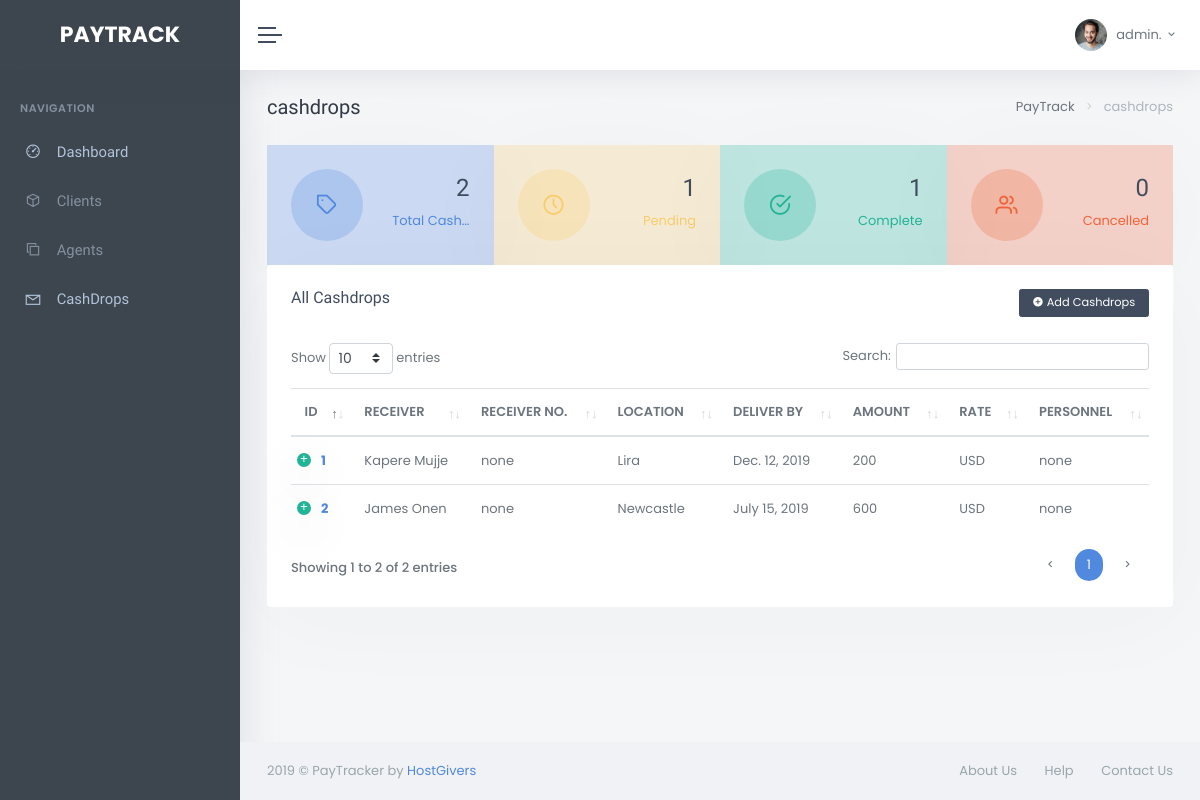
Before: /cashdrops/ (signed in) with the older database file.
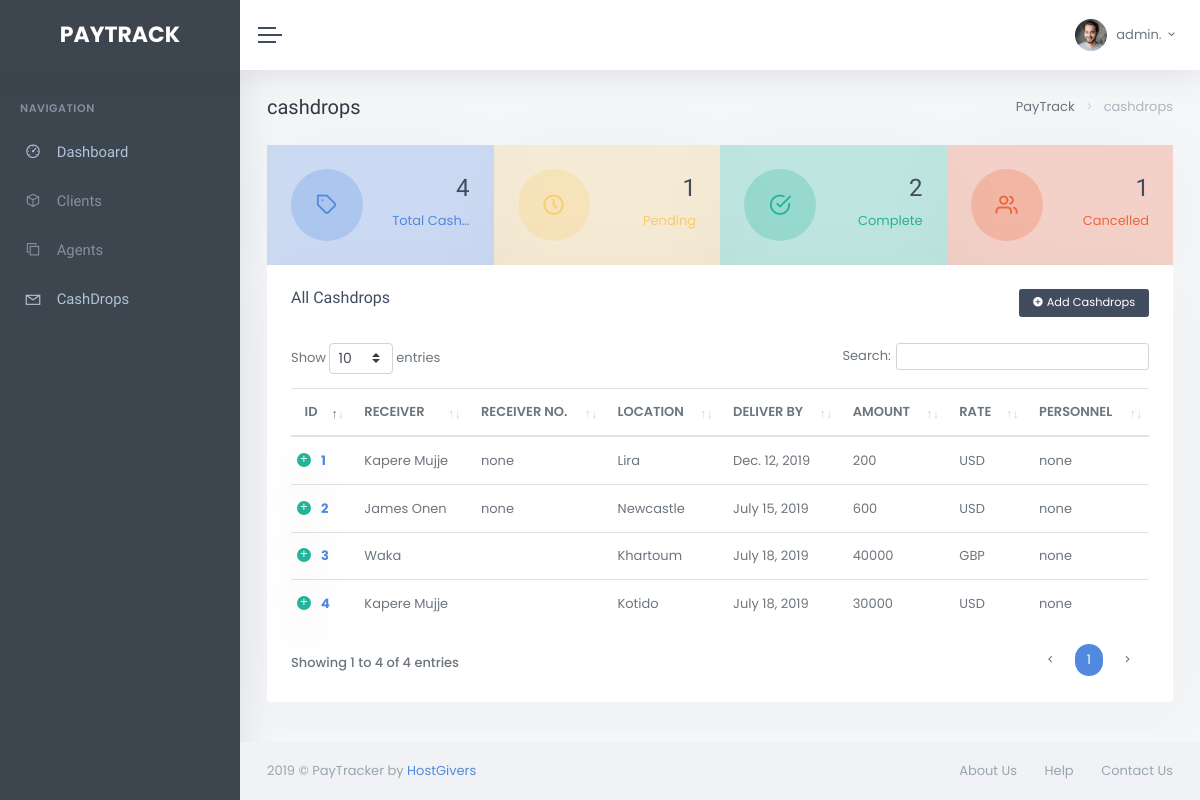
After: the same page with the newer database file.
### cashdrops/models.py (models this page shows, shortened)
class Cashdrop(models.Model):
    slug = models.SlugField(
        default='',
        editable=False,
    )
    delivery_location = models.CharField(max_length=250)
    receiver = models.CharField(max_length=250)
    receiver_phone = models.CharField(max_length=250)
    date_of_delivery = models.DateField(auto_now=False)
    date_sent = models.DateField(auto_now_add=True)
    delivery_amount = models.IntegerField()
    rate = models.CharField(choices=CURRENCY, default='choose rate', max_length=30)
    delivery_personnel = models.ForeignKey(Agent, on_delete=models.SET_NULL, null=True)
    sent_by = models.ForeignKey(Clients, on_delete=models.SET_NULL, null=True)
    status = models.CharField(choices=STATUS, default='Pending', max_length=30)

### agents/models.py (models this page shows, shortened)
class Agent(models.Model):
    slug = models.SlugField(
        default='',
        editable=False,
    )
    agent_name = models.CharField(choices=AGENT, default='Sweet', max_length=30)
    agent_personnel= models.CharField(max_length=250)
    agent_phonenumber = models.CharField(max_length=15)
    agent_email = models.EmailField()
    agent_personnel_location = models.CharField(max_length=50)
    def __str__(self):
        return self.agent_personnel

### cashdrops/views.py (the view)
@login_required(login_url='/accounts/login/')
def cashdrop_list(request, template_name='cashdrops/cashdrop_list.html'):
    cashdrops = Cashdrop.objects.all()
    context = {
                'cashdrops':cashdrops,
                'total_cashdrops': total_cashdrops,
                'pending_cashdrops':pending_cashdrops,
                'complete_cashdrops':complete_cashdrops,
                'cancelled_cashdrops':cancelled_cashdrops }
    return render(request, template_name , context)

### clients/models.py (called while the page is built)
    def __str__(self):
        return self.client_name

### blog_posts/templates/cashdrops/cashdrop_list.html (shortened to what this page needs)
<!DOCTYPE html>
<html lang="en">
    <head>
        {% load staticfiles %}
        <link href="{% static 'assets/libs/datatables/dataTables.bootstrap4.css' %}" rel="stylesheet" type="text/css" />
        <link href="{% static 'assets/libs/datatables/responsive.bootstrap4.css' %}" rel="stylesheet" type="text/css" />
        <link href="{% static 'assets/css/bootstrap.min.css' %}" rel="stylesheet" type="text/css" />
        <link href="{% static 'assets/css/icons.min.css' %}" rel="stylesheet" type="text/css" />
        <link href="{% static 'assets/css/app.min.css' %}" rel="stylesheet" type="text/css" />
    </head>
    <body>
        <div id="wrapper">
            <div class="navbar-custom">
                <ul class="list-unstyled topnav-menu float-right mb-0">
                    <li class="dropdown notification-list">
                        <a class="nav-link dropdown-toggle nav-user mr-0 waves-effect" data-toggle="dropdown" href="#" role="button" aria-haspopup="false" aria-expanded="false">
                            <img src="{% static 'assets/images/users/user-1.jpg' %}" alt="user-image" class="rounded-circle">
                            <span class="pro-user-name ml-1">
                                {{ user.get_username }}. <i class="mdi mdi-chevron-down"></i>
                            </span>
                        </a>
                    </li>
                </ul>
                <div class="logo-box">
                    <a href="index.html" class="logo text-center">
                        <span class="logo-lg">
                             <span class="logo-lg-text-light">PayTrack</span>
                        </span>
                    </a>
                </div>
                <ul class="list-unstyled topnav-menu topnav-menu-left m-0">
                    <li>
                        <button class="button-menu-mobile waves-effect">
                            <span></span>
                            <span></span>
                            <span></span>
                        </button>
                    </li>
                </ul>
            </div>
            <div class="left-side-menu">
                <div class="slimscroll-menu">
                    <div id="sidebar-menu">
                        <ul class="metismenu" id="side-menu">
                            <li class="menu-title">Navigation</li>
                            <li>
                                <a href="{% url 'cashdrops:cashdrop_list' %}">
                                    <i class="la la-dashboard"></i>
                                    <span> Dashboard </span>
                                </a>
                            </li>
                            <li>
                                <a href="{% url 'clients:client_list' %}">
                                    <i class="la la-cube"></i>
                                    <span> Clients </span>
                                </a>
                            </li>
                            <li>
                                <a href="{% url 'agents:agent_list' %}">
                                    <i class="la la-clone"></i>
                                    <span> Agents </span>
                                </a>
                            </li>
                            <li>
                                <a href="{% url 'cashdrops:cashdrop_list' %}">
                                    <i class="la la-envelope"></i>
                                    <span> CashDrops </span>
                                </a>
                            </li>
                        </ul>
                    </div>
                </div>
            </div>
            <div class="content-page">
                <div class="content">
                    <div class="container-fluid">
                        <div class="row">
                            <div class="col-12">
                                <div class="page-title-box">
                                    <div class="page-title-right">
                                        <ol class="breadcrumb m-0">
                                            <li class="breadcrumb-item"><a href="javascript: void(0);">PayTrack</a></li>
                                            <li class="breadcrumb-item active">cashdrops</li>
                                        </ol>
                                    </div>
                                    <h4 class="page-title">cashdrops</h4>
                                </div>
                            </div>
                        </div>
                        <div class="row no-gutters">
                            <div class="col-md-6 col-xl-3">
                                <div class="widget-rounded-circle bg-soft-primary rounded-0 card-box mb-0">
                                    <div class="row">
                                        <div class="col-6">
                                            <div class="avatar-lg rounded-circle bg-soft-primary">
                                                <i class="fe-tag font-22 avatar-title text-primary"></i>
                                            </div>
                                        </div>
                                        <div class="col-6">
                                            <div class="text-right">
                                                <h3 class="text-dark mt-1"><span data-plugin="counterup"> {{ total_cashdrops }} </span></h3>
                                                <p class="text-primary mb-1 text-truncate">Total Cashdrops</p>
                                            </div>
                                        </div>
                                    </div>
                                </div>
                            </div>
                            <div class="col-md-6 col-xl-3">
                                <div class="widget-rounded-circle bg-soft-warning rounded-0 card-box mb-0">
                                    <div class="row">
                                        <div class="col-6">
                                            <div class="avatar-lg rounded-circle bg-soft-warning">
                                                <i class="fe-clock font-22 avatar-title text-warning"></i>
                                            </div>
                                        </div>
                                        <div class="col-6">
                                            <div class="text-right">
                                                <h3 class="text-dark mt-1"><span data-plugin="counterup">{{ pending_cashdrops }}</span></h3>
                                                <p class="text-warning mb-1 text-truncate">Pending</p>
                                            </div>
                                        </div>
                                    </div>
                                </div>
                            </div>
                            <div class="col-md-6 col-xl-3">
                                <div class="widget-rounded-circle bg-soft-success rounded-0 card-box mb-0">
                                    <div class="row">
                                        <div class="col-6">
                                            <div class="avatar-lg rounded-circle bg-soft-success">
                                                <i class="fe-check-circle font-22 avatar-title text-success"></i>
                                            </div>
                                        </div>
                                        <div class="col-6">
                                            <div class="text-right">
                                                <h3 class="text-dark mt-1"><span data-plugin="counterup">{{ complete_cashdrops }}</span></h3>
                                                <p class="text-success mb-1 text-truncate">Complete</p>
                                            </div>
                                        </div>
                                    </div>
                                </div>
                            </div>
                            <div class="col-md-6 col-xl-3">
                                <div class="widget-rounded-circle bg-soft-danger rounded-0 card-box mb-0">
                                    <div class="row">
                                        <div class="col-6">
                                            <div class="avatar-lg rounded-circle bg-soft-danger">
                                                <i class="fe-users font-22 avatar-title text-danger"></i>
                                            </div>
                                        </div>
                                        <div class="col-6">
                                            <div class="text-right">
                                                <h3 class="text-dark mt-1"><span data-plugin="counterup">{{ cancelled_cashdrops }}</span></h3>
                                                <p class="text-danger mb-1 text-truncate">Cancelled</p>
                                            </div>
                                        </div>
                                    </div>
                                </div>
                            </div>
                        </div>
                        <div class="row">
                            <div class="col-12">
                                <div class="card-box">
                                   <a href="{% url "cashdrops:cashdrop_new" %}"> <button type="button"  class="btn btn-sm btn-dark waves-effect waves-light float-right">
                                        <i class="mdi mdi-plus-circle"></i> Add Cashdrops
                                    </button></a>
                                    <h4 class="header-title mb-4">All Cashdrops</h4>
                                    <table class="table table-hover m-0 table-centered dt-responsive nowrap w-100" id="tickets-table">
                                        <thead>
                                        <tr>
                                            <th>ID</th>
                                            <th>Receiver</th>
                                            <th>Receiver No.</th>
                                            <th>Location</th>
                                            <th>Deliver By</th>
                                            <th>Amount</th>
                                            <th>Rate</th>
                                            <th>Personnel</th>
                                        </tr>
                                        </thead>
                                        <tbody>
                                        {% for cashdrop in cashdrops %}
                                        <tr>
                                            <td><b><a href="{% url "cashdrops:cashdrop_edit" cashdrop.id %}">{{ cashdrop.id }}</a></b></td>
                                            <td>
                                                {{ cashdrop.receiver }}
                                            </td>
                                            <td>
                                                {{ cashdrop.receiver_phone }}
                                            </td>
                                            <td>
                                                {{ cashdrop.delivery_location }}
                                            </td>
                                            <td>
                                                {{ cashdrop.date_of_delivery }}
                                            </td>
                                            <td>
                                                {{ cashdrop.delivery_amount }}
                                            </td>
                                            <td>
                                                {{ cashdrop.rate }}
                                            </td>
                                            <td>
                                                {{ cashdrop.delivery_personnel }}
                                            </td>
                                        </tr>
                                        {% endfor %}
                                        </tbody>
                                    </table>
                                </div>
                            </div>
                        </div>
                    </div>
                </div>
                <footer class="footer">
                    <div class="container-fluid">
                        <div class="row">
                            <div class="col-md-6">
                                2019 &copy; PayTracker by <a href="">HostGivers</a>
                            </div>
                            <div class="col-md-6">
                                <div class="text-md-right footer-links d-none d-sm-block">
                                    <a href="javascript:void(0);">About Us</a>
                                    <a href="javascript:void(0);">Help</a>
                                    <a href="javascript:void(0);">Contact Us</a>
                                </div>
                            </div>
                        </div>
                    </div>
                </footer>
            </div>
        </div>
    </body>
</html>

Changed rows visible on the page:
added Cashdrop: id "3", receiver "Waka", delivery_location "Khartoum", date_of_delivery "July 18, 2019", delivery_amount "40000", rate "GBP", delivery_personnel "none"
added Cashdrop: id "4", receiver "Kapere Mujje", delivery_location "Kotido", date_of_delivery "July 18, 2019", delivery_amount "30000", rate "USD", delivery_personnel "none"
Other visible differences:
{{ total_cashdrops }}: "2" → "4"
{{ complete_cashdrops }}: "1" → "2"
{{ cancelled_cashdrops }}: "0" → "1"
text written by a page script: "Show entries Search: Showing 1 to 2 of 2 entries 1" → "Show entries Search: Showing 1 to 4 of 4 entries 1"
